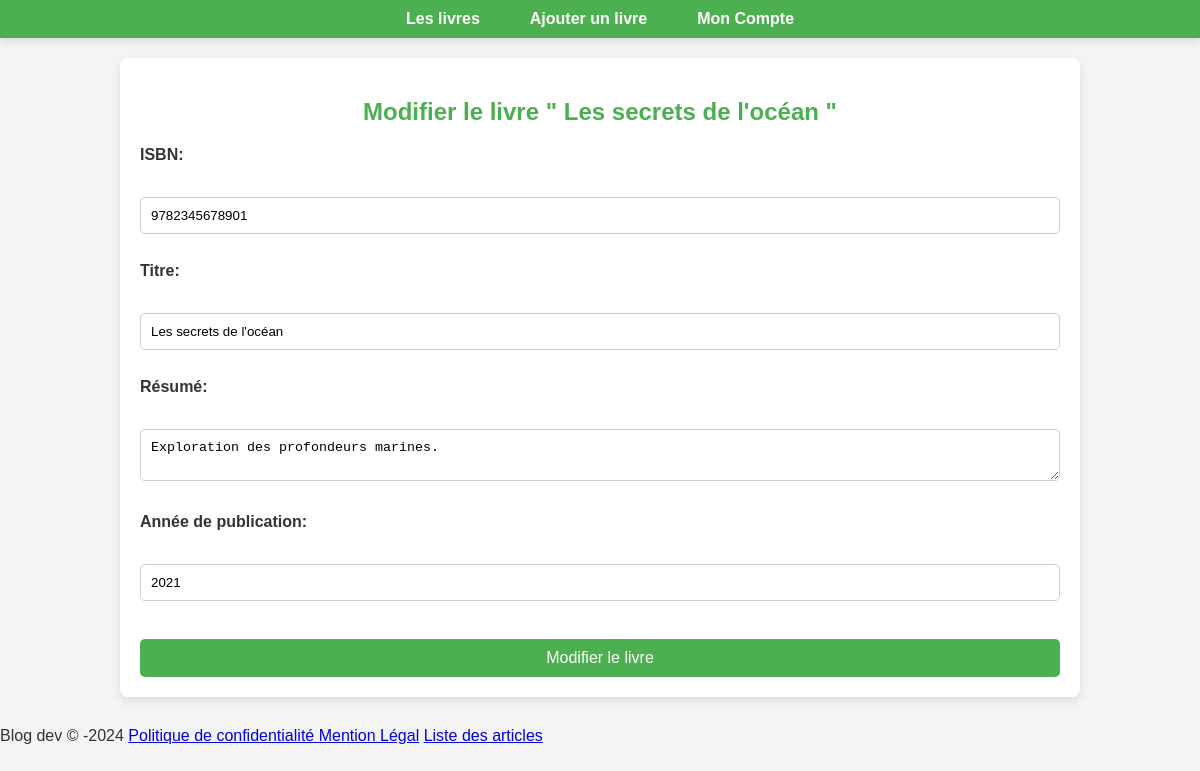
The app's page /index.php?page=update&id=13 with its own data.
### tables this page shows
CREATE TABLE IF NOT EXISTS `book` (
  `id` int NOT NULL AUTO_INCREMENT,
  `isbn` bigint NOT NULL,
  `title` varchar(150) NOT NULL,
  `summary` text,
  `publication_year` int NOT NULL,
  `issue_date` datetime DEFAULT NULL,
  `updated_at` datetime NOT NULL,
  PRIMARY KEY (`id`)
);

### index.php (called while the page is built)
<?php
require('./router.php');
require('./views/layout.php');

### models/connection.php (called while the page is built, shortened)
<?php
function dbConnect() {
    try {
        $db = new PDO(
            'mysql:host=' . HOST . ';port=' . PORT . ';dbname=' . DBNAME,
            USERNAME,
            PASSWORD,
            [PDO::ATTR_ERRMODE => PDO::ERRMODE_EXCEPTION]
        );
        $db->setAttribute(PDO::ATTR_DEFAULT_FETCH_MODE, PDO::FETCH_ASSOC);
        $db->exec('SET NAMES utf8');
        return $db;
    } catch (PDOException $e) {
        error_log("Erreur de connexion : " . $e->getMessage());
        die("Erreur de connexion à la base de données");
    }
}

### models/CRUD.php (called while the page is built, shortened)
<?php
require_once('./models/connection.php');
function getBook(int $id): mixed {
    $sql = "SELECT id,isbn, title, summary, publication_year FROM book WHERE id = :id";
    $query = dbConnect()->prepare($sql);
    $query->bindParam(':id', $id, PDO::PARAM_INT);
    $query->execute();
    return $query->fetch();
}

### controllers/updateController.php (called while the page is built, shortened)
<?php
require_once('./models/CRUD.php');
$book = getBook($_GET['id']);

### router.php (called while the page is built, shortened)
<?php
$availableRoutesNames =array_keys(AVAILABLE_ROUTES);
if (isset($_GET['page']) && in_array($_GET['page'], $availableRoutesNames,true) ) {
    $controller = AVAILABLE_ROUTES[$_GET['page']]['template'];
    } else {
    $controller = DEFAULT_ROUTES['template'];
    $SEO = DEFAULT_ROUTES['SEO'];
}
require './controllers/'. $controller;

### views/pages/update.php (the view, shortened to what this page needs)
<div class="container">
        <form method="POST" action="">
                <h2>Modifier le livre " <?= $book['title'] ?> "</h2>
                <label for="isbn">ISBN:</label><br>
                <input type="number" id="isbn" name="isbn" value="<?= $book['isbn'] ?>"><br><br>
                <label for="title">Titre:</label><br>
                <input type="text" id="title" name="title" value="<?= $book['title'] ?>" ><br><br>
                <label for="summary">Résumé:</label><br>
                <textarea id="summary" name="summary"><?= htmlspecialchars($book['summary']) ?></textarea><br><br>
                <label for="publication_year">Année de publication:</label><br>
                <input type="number" id="publication_year" name="publication_year" value="<?= $book['publication_year'] ?>"><br><br>
                <input type="submit" name="update_book" value="Modifier le livre">
        </form>
</div>

### public/css/style.css (style rules this page uses)
body { margin: auto; font-family: Arial, sans-serif; background-color: #f4f4f4; margin: 0; padding: 0; color: #333; }
.container { width: 50vw; margin: 0 auto; padding-top: 20px; }
h2 { color: #4CAF50; text-align: center; }
form { background-color: #fff; padding: 20px; border-radius: 8px; box-shadow: 0 4px 8px rgba(0, 0, 0, 0.1); margin-bottom: 30px; }
label { font-weight: bold; margin-bottom: 5px; display: block; }
input[type="text"], input[type="number"], input[type="email"], input[type="date"], input[type="password"], input[type="file"], textarea, select { width: 100%; padding: 10px; margin: 10px 0; border: 1px solid #ccc; border-radius: 5px; box-sizing: border-box; }
input[type="submit"] { background-color: #4CAF50; color: white; padding: 10px 20px; border: none; border-radius: 5px; cursor: pointer; font-size: 16px; width: 100%; margin-top: 10px; }
body { font-family: Arial, sans-serif; background-color: #f4f4f4; margin: 0; padding: 0; color: #333; }
.container { width: 80%; margin: 0 auto; padding-top: 20px; }

### records on screen
book: title "Les secrets de l'océan", isbn "9782345678901", summary "Exploration des profondeurs marines.", publication_year "2021"
